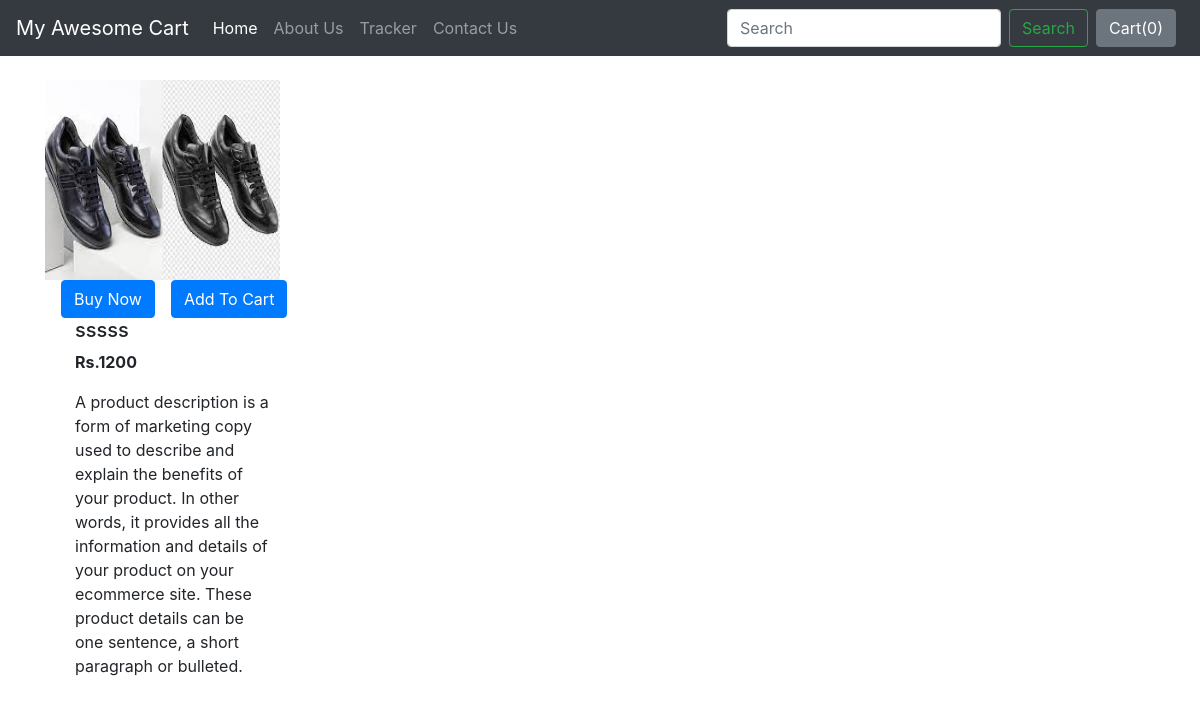
/shop/products/12, run on the app's committed database.
### shop/models.py (models this page shows, shortened)
class Product(models.Model):
    product_id=models.AutoField
    product_name=models.CharField(max_length=50)
    category=models.CharField(max_length=50,default="")
    subcategory=models.CharField(max_length=50,default="")
    price=models.CharField(max_length=50,default=0)
    desc=models.CharField(max_length=300)
    pub_date=models.DateField()
    image=models.ImageField(upload_to="shop/images",default="")

### shop/views.py (the view)
# urls.py: path("products/<int:myid>", views.products, name="ProductView"),
def products(request,myid):
    product=Product.objects.filter(id=myid)
    return render(request, 'shop/prodView.html',{'product':product[0]})

### shop/templates/shop/prodView.html (shortened to what this page needs)
{% extends 'shop/basic.html' %}
{% block body %}
<div class="container my-4">
    <div class="col-md-4">
        <div class="row">
        <img src="/media/{{product.image}}" width="235px" height="200px">
    </div>
     <div class="row">
        <button class="btn btn-primary mx-3">Buy Now</button>
        <button class="btn btn-primary">Add To Cart</button>
     </div>
<div class="col-md-8">
    <h5>{{product.product_name}}</h5>
    <p><b> Rs.{{product.price}}</b> </p>
    <p>{{product.desc}}</p>
</div>
</div>
</div>
{% endblock %}

### data on the page
Product: image (picture), product_name "sssss", price "1200", desc "A product description is a form of marketing copy used to describe and explain the benefits of your product. In other words, it provides all the information and details of your product on your ecommerce site. These product details can be one sentence, a short paragraph or bulleted."
